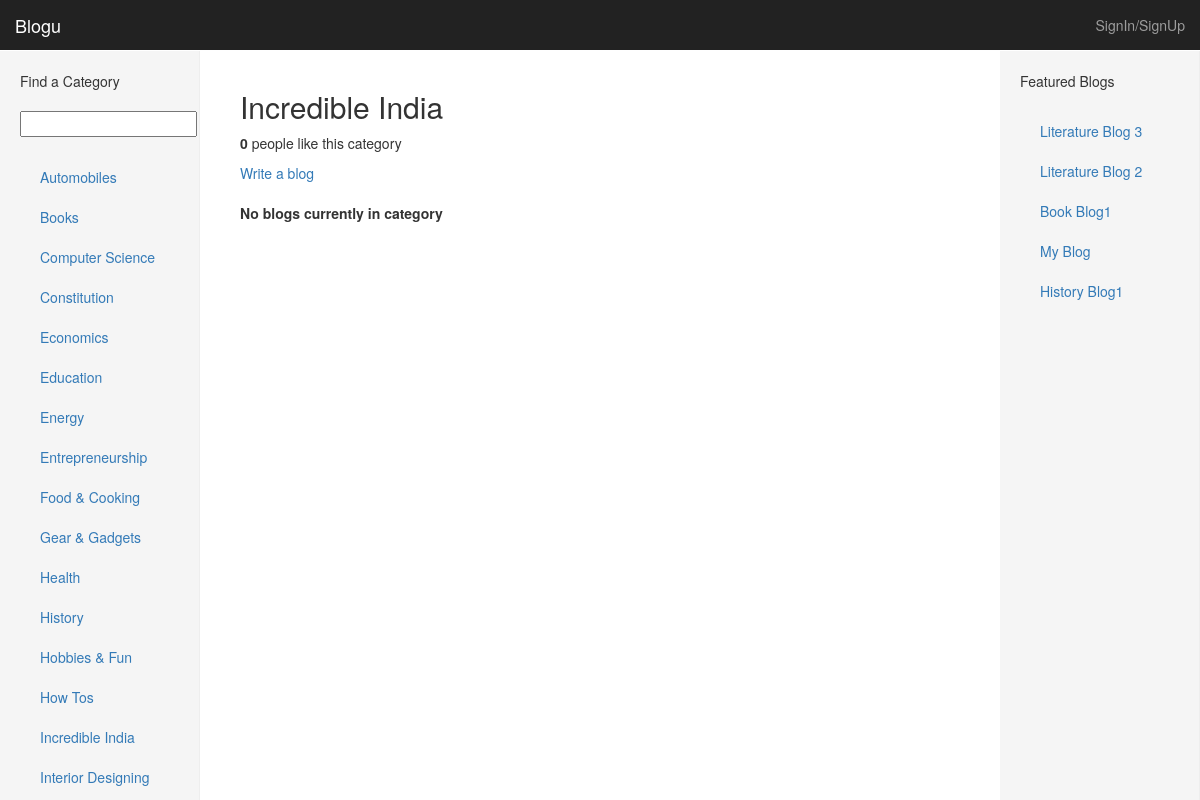
/blogu/category/incredible-india/, run on an earlier commit of the app's database.
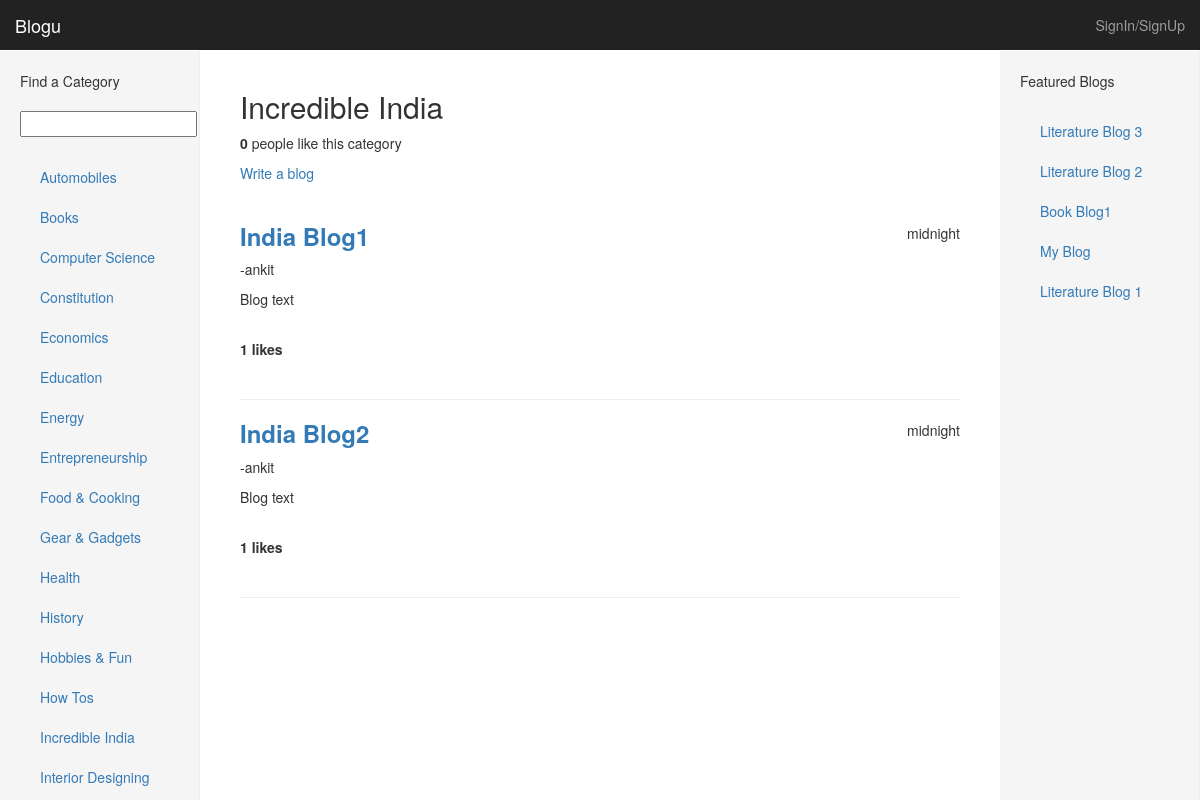
And on a later commit of the database.
### blogu/models.py (models this page shows, shortened)
class Category(models.Model):
    name = models.CharField(max_length=128,unique=True)
    likes = models.IntegerField(default=0)
    slug = models.SlugField(unique=True)

class Blog(models.Model):
    category = models.ForeignKey(Category)
    title = models.CharField(max_length=128)
    written_by=models.ForeignKey(User)
    views = models.IntegerField(default=0)
    slug = models.SlugField(unique=True)
    image=models.ImageField(upload_to="blog_images",blank=True)
    image_description=models.TextField(default='')
    heading=models.TextField(default='')
    text = models.TextField()
    likes=models.IntegerField(default=0)
    date_added=models.DateField(default='2015-01-01')
    time_added=models.TimeField(default='00:00.00.000000')

### blogu/views.py (the view)
# urls.py: url(r'^category/(?P<category_name_slug>[\w\-]+)/$',views.category,name ="category"),
def category(request,category_name_slug):
    context_dict = {}
    context_dict['result_list']=None
    try:
        category = Category.objects.get(slug=category_name_slug)
        context_dict['category_name']=category.name
        blogs = Blog.objects.filter(category=category).order_by('-likes')
        context_dict['blogs']=blogs
        context_dict['category']=category
        context_dict['category_name_slug']=category.slug
        return render(request,'blogu/category.html',context_dict)
    except Category.DoesNotExist:
        context_dict['category_name']=category_name_slug
        pass
	return render(request,'blogu/category.html',context_dict)

### blogu/templatetags/blogu_extras.py (called while the page is built)
@register.inclusion_tag('blogu/cats.html')
def get_category_list(cat=None):
    return {'cats':Category.objects.all().order_by('name'), "act_cat": cat}

@register.inclusion_tag('blogu/blogs.html')
def get_blogs_list(cat=None):
    if cat:
        c=Category.objects.get(slug=cat)
        if c:
            blogs=Blog.objects.filter(category=c).order_by('-likes')[:5]
    else:
        blogs=Blog.objects.order_by('-likes')[:5]
    return {'blogs':blogs}

### templates/blogu/category.html (shortened to what this page needs)
{% extends 'blogu/base.html' %}
{% load staticfiles %}
{% block body_block %}
    <h2>{{ category_name }}</h2>
		<p>
		<strong id="category_like_count">{{ category.likes }} </strong> people like this category
		</p>
		<a href="/blogu/{{ category_name_slug }}/add_blog/"> Write a blog </a>
		<br/>
		<br/>
		<div id="blog">
		{% if category %}
		    {% if blogs %}
			<u1>
			    {% for blog in blogs %}
				    <span style='float:right;'>{{ blog.time_added }}</span>
                    <h3><a href="{% url 'blog' blog.slug %}"><strong>{{ blog.title }}</strong></a></h3>
                    <p class='text-left'> -{{ blog.written_by }}</p>
                    <p>{{ blog.text }}</p>
                    <br/>
                    <strong id=blog_like_count>{{ blog.likes }}</strong>
                    <strong> likes</strong>
                    <br/>
                    <br/>
                    <hr noshade size=9>
                {% endfor %}
			</u1>
		    {% else %}
		        <strong>No blogs currently in category</strong>
	        {% endif %}
		</div>
			<br/>
		{% else %}
	        The specified category {{ category_name }} does not exist!
	    {% endif %}
{% endblock %}

### templates/blogu/base.html (shortened to what this page needs)
{% load staticfiles %}
{% load blogu_extras %}
<!DOCTYPE html>
<html>
    <head lang="en">
		<link href= "{% static "css/bootstrap.min.css" %}" rel="stylesheet">
		<link href="{% static "css/dashboard.css" %}" rel="stylesheet">
	</head>
	<body>
	    <div class ="navbar navbar-inverse navbar-fixed-top" role = "navigation">
		    <div class="container-fluid">
			    <div class="nav-header">
					<a class="navbar-brand" href="/blogu/">Blogu</a>
				</div>
				<div class="navbar-collapse collapse">
				    <u1 class="nav navbar-nav navbar-right">
					    	{% if user.is_authenticated %}
			                    <li><a href="{% url 'auth_logout' %}?next=/blogu/"> Logout </a></li>
				                <li><a href="{% url 'profile' %}">Profile</a></li>
			                {% else %}
			                    <li><a href="{% url 'auth_login' %}">SignIn/SignUp</a></li>
			                {% endif %}
				    </u1>
		         </div>
		    </div>
	    </div>
		<div class="container-fluid">
		    <div class="col-sm-3 col-md-2 sidebar"style="overflow-y: hidden;">
			<u1 class="nav nav-list">
			    <li class="nav-header">Find a Category</li>
				<form>
				<li><input class="search-query span10" type="text" name="suggestion" value="" id="suggestion_id"/></li>
				</form>
			</u1>
			<div id="cats">
			    {% block side_block1 %}
			    {% get_category_list %}
				{% endblock %}
			</div>
			</div>
		</div>
		    <div class="col-sm-6 col-sm-offset-3 col-md-offset-2 col-md-8 main">
			    <div>
				    {% block body_block %}
					{% endblock %}
				</div>
			</div>
			<div class="col-sm-3 col-sm-offset-9 col-md-2 col-md-offset-10 sidebar">
				<u1 class="nav nav-list">
			    <li class="nav-header">Featured Blogs</li>
			    </u1>
				<div id='featured_blogs'>
				{% block side_block2 %}
				{% get_blogs_list %}
                {% endblock %}
                </div>
			</div>
	</body>
</html>

### templates/blogu/cats.html
{% if cats %}
    <u1 class="nav nav-sidebar">
	{% for c in cats %}
	    {% if c == act_cat %}
		<li class="active"><a href="{% url 'category' c.slug %}">{{ c.name }}</a></li>
		{% else %}
	    <li><a href="{% url 'category' c.slug %}">{{ c.name }}</a></li>
	    {% endif %}
	{% endfor %}
{% else %}
    <li><strong>There are no categories present</strong></li>
	</u1>
{% endif %}

### templates/blogu/blogs.html
{% if blogs %}
    <u1 class="nav nav-sidebar">
	{% for b in blogs %}
	    <li><a href="{% url 'blog' b.slug %}">{{ b.title }}</a></li>
	{% endfor %}
{% else %}
    <li><strong>There are no blogs present</strong></li>
	</u1>
{% endif %}

### static/css/dashboard.css (style rules this page uses)
body { padding-top: 50px; }
.navbar-fixed-top { border: 0; }
.sidebar { display: none; }
@media (min-width: 768px) { .sidebar { position: fixed; top: 51px; bottom: 0; left: 0; z-index: 1000; display: block; padding: 20px; overflow-x: hidden; overflow-y: auto; background-color: #f5f5f5; border-right: 1px solid #eee; } }
.nav-sidebar { margin-right: -21px; margin-bottom: 20px; margin-left: -20px; }
.nav-sidebar > li > a { padding-right: 20px; padding-left: 20px; }
.main { padding: 20px; }
@media (min-width: 768px) { .main { padding-right: 40px; padding-left: 40px; } }

What changed in the data, as far as the page shows it:
no longer on this page (row unchanged): Blog: title "History Blog1", shown under "Incredible India"
added Blog: time_added "midnight", title "India Blog1", written_by "ankit", text "Blog text", likes "1", shown under "Incredible India"
added Blog: time_added "midnight", title "India Blog2", written_by "ankit", text "Blog text", likes "1", shown under "Incredible India"
added Blog: title "Literature Blog 1"
Also different on the page:
text no longer shown: "No blogs currently in category"
